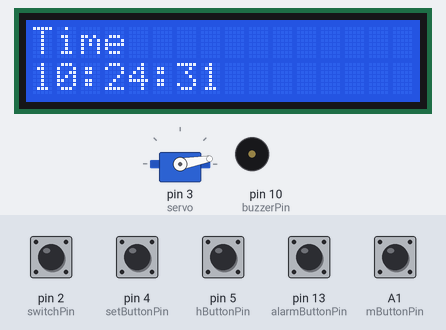
Simulated run of this sketch. Board: Arduino Uno, built with avr-gcc and run on an emulated ATmega328P. On the bench: servo, 16×2 character LCD, buzzer (waves = sounding, pin HIGH). Inputs (shaded band) come from the test bench; at power-on: pin 2 (switchPin) HIGH, A1 (mButtonPin), pin 4 (setButtonPin), pin 5 (hButtonPin), pin 13 (alarmButtonPin) LOW. The local clock reads 2024-03-15 10:24:30 at power-on unless the sketch sets it.

Above: at 1.2 s.
1.3 s: pin 2 (switchPin) pulled LOW for 0.15 s
At 1.38 s:
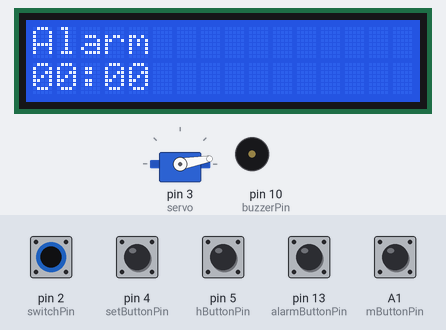
2.9 s: pin 4 (setButtonPin) pulled HIGH for 0.15 s
At 3.6 s:
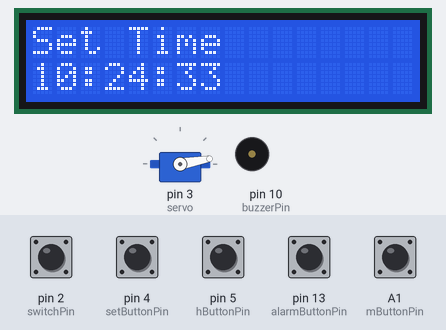
6.0 s: pin 2 (switchPin) pulled LOW for 1 s
At 7.8 s:
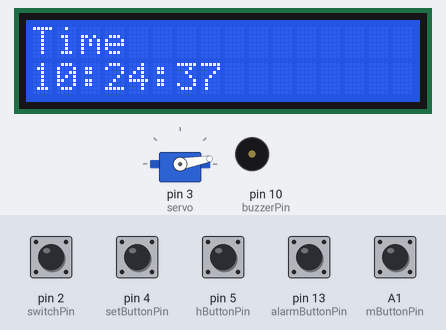
9.5 s: pin 4 (setButtonPin) pulled HIGH for 1 s
At 10.8 s:
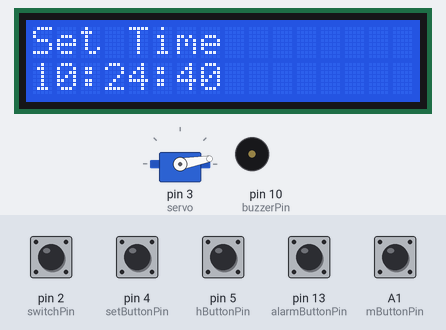
12.0 s: pin 5 (hButtonPin) pulled HIGH for 0.15 s
At 12.8 s:
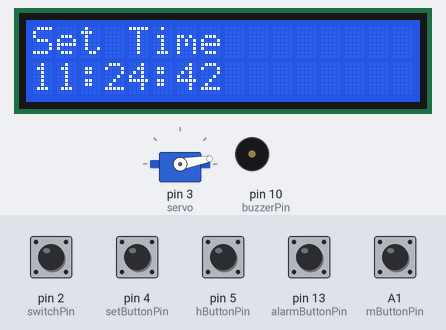
13.6 s: A1 (mButtonPin) pulled HIGH for 0.15 s
At 14.3 s:
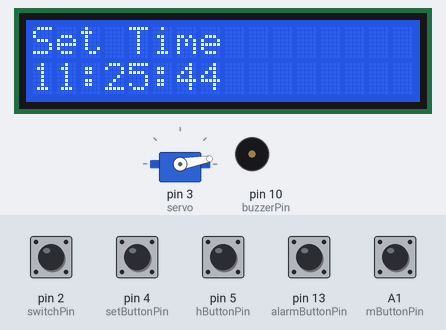
Timing chart, 0 to 16.5 s (numbered marks = the images above; inputs shaded):
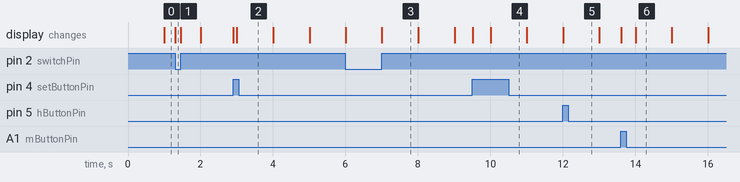

Measured:
- after the input at 1.3 s, the display: changes at once (image 1)
- after the input at 2.9 s, the display: first changes at once (image 2 shows a later state)
- after the input at 6.0 s, the display: first changes at once (image 3 shows a later state)
- after the input at 9.5 s, the display: first changes at once (image 4 shows a later state)
- what the display in image 3 shows lasts 1.0 s, from 7.0 s to 8.0 s

The sketch:

display_clock.ino
```cpp
// include the library code:
#include <LiquidCrystal.h>
#include "Sodaq_DS3231.h"
#include <Servo.h>
#include <Wire.h>


// initialize the library with the numbers of the interface pins
//           lcd(RS, E, D4, D5, D6, D7)
LiquidCrystal lcd(12, 11, 9, 8, 7, 6);

// Helper enum to clean things up
typedef enum {
    TIME,
    ALARM,
    SET_TIME,
    SET_ALARM,
    RINGING
} ClockState;
///////////////////////////////////////////

// Initialize c_mode
ClockState c_mode = TIME;
///////////////////////////////////////////

// The different times that are used
DateTime nowAlarm;
DateTime newAlarm;
DateTime nowTime;
DateTime newTime;
///////////////////////////////////////////

// Helper variables for the buttons
unsigned long newMillis = 0;
unsigned long oldMillis = 0;
///////////////////////////////////////////

// Initialize hours and minutes
uint8_t hh = 0;
uint8_t mm = 0;
///////////////////////////////////////////

// Define the servo with its start and end position
Servo servo;
const int servoStart = 10;
const int servoEnd = 60;
boolean isMoving = false;
///////////////////////////////////////////

// Define the pins used in this setup
const int buzzerPin = 10;
const int alarmButtonPin = 13;
const int mButtonPin = A1;
const int hButtonPin = 5;
const int setButtonPin = 4;
const int switchPin = 2;
///////////////////////////////////////////

// Define booleans for program flow
boolean setButtonPressed = false;
boolean alarmButtonPressed = false;
boolean mButtonPressed = false;
boolean hButtonPressed = false;
boolean switchOn = false;
boolean isRinging = false;
///////////////////////////////////////////


/**
 * Set all the pins. Activate servo. Check buttons and put clock into correct state.
 */
void setup()
{
    pinMode(buzzerPin, OUTPUT);
    pinMode(setButtonPin, INPUT);
    pinMode(mButtonPin, INPUT);
    pinMode(hButtonPin, INPUT);
    pinMode(alarmButtonPin, INPUT);
    pinMode(switchPin, INPUT);

    servo.attach(3);
    servo.write(servoStart);

    if(digitalRead(switchPin) == LOW) {
        switchOn = true;
    }
    if(digitalRead(setButtonPin) == HIGH) {
        setButtonPressed = true;
    }
    if(digitalRead(mButtonPin) == HIGH) {
        mButtonPressed = true;
    }
    if(digitalRead(hButtonPin) == HIGH) {
        hButtonPressed = true;
    }
    if(digitalRead(alarmButtonPin) == HIGH) {
        alarmButtonPressed = true;
    }

    // Initialize the rtc object
    lcd.begin(16, 2);
    Wire.begin();
    rtc.begin();
    nowTime = rtc.now();
    newTime = nowTime;
    hh = nowTime.hour();
    mm = nowTime.minute();
}

/**
 * Get current time. Depending on user interaction decide what to do.
 * Wait 1 ms for stability purposes
 */
void loop()
{
    nowTime = rtc.now();
    checkSwitch();
    checkSetButton();
    checkAlarmButton();
    performMode();
    delay(1);
}

/**
 * Depending on what mode the clock is in and what user interaction has happened
 * perform action relating to changing mode and turning on or off alarm
 */
void performMode() { // Call from loop
    if(nowAlarm.hour() == nowTime.hour() && nowAlarm.minute() == nowTime.minute() && nowAlarm.second() == nowTime.second()) {
        c_mode = RINGING;
        newMillis = millis();
        oldMillis = newMillis;
    }
    if(c_mode == RINGING) {
        playAlarm();
        servoRelease();
        newMillis = millis();
        if(newMillis - oldMillis > 1000) {
            servoBlock();
        }
    }
    if(c_mode == TIME) {
        displayTime();
    } else if(c_mode == ALARM) {
        displayAlarmTime();
    } else if(c_mode == SET_TIME) {
        checkMButton();
        checkHButton();
        displaySetTime();
    } else if(c_mode == SET_ALARM) {
        checkMButton();
        checkHButton();
        displaySetAlarm();
    }
}

/**
 * Checks to see if switch changed position
 */
void checkSwitch() { // Call from loop
    if(digitalRead(switchPin) == HIGH && !switchOn) {
        c_mode = TIME;
        switchOn = true;
    } else if(digitalRead(switchPin) == LOW && switchOn) {
        c_mode = ALARM;
        switchOn = false;
    }
}

/**
 * Checks if set button is pressed and puts clock into appropriate state.
 */
void checkSetButton() { // Call from loop
    if(digitalRead(setButtonPin) == HIGH && !setButtonPressed){
        setButtonPressed = true;
        if(c_mode == TIME || c_mode == ALARM){
            if(c_mode == TIME) {
                hh = nowTime.hour();
                mm = nowTime.minute();
                c_mode = SET_TIME;
            } else if(c_mode == ALARM) {
                hh = nowAlarm.hour();
                mm = nowAlarm.minute();
                c_mode = SET_ALARM;
            }
        } else if(c_mode == SET_TIME || c_mode == SET_ALARM){
            if(c_mode == SET_TIME) {
                updateTime();
                c_mode = TIME;
            } else {
                updateAlarm();
                c_mode = ALARM;
            }
        }
    }
    if(digitalRead(setButtonPin) == LOW && setButtonPressed){
        setButtonPressed = false;
    }
}

/**
 * Checks if minute button is pressed. if pressed increment global minute.
 */
void checkMButton() {
    if(digitalRead(mButtonPin) == HIGH && mButtonPressed){
        if(mm == 59)
        {
            mm = 0;
        }
        else
        {
            mm += 1;
        }
        mButtonPressed = false;
    }
    else if(digitalRead(mButtonPin) == LOW && !mButtonPressed){
        mButtonPressed = true;
    }
}

/**
 * Checks if hour button is pressed. if pressed increment global hour.
 */
void checkHButton() {
    if(digitalRead(hButtonPin) == HIGH && hButtonPressed){
        if(hh == 23)
        {
            hh = 0;
        }
        else
        {
            hh += 1;
        }
        hButtonPressed = false;
    }
    else if(digitalRead(hButtonPin) == LOW && !hButtonPressed){
        //playAlarm();
        hButtonPressed = true;
    }
}

/**
 * Checks if alarm button is pressed. Used to stop alarm
 */
void checkAlarmButton() {
    if(digitalRead(alarmButtonPin) == HIGH && alarmButtonPressed){
        stopAlarm();
        alarmButtonPressed = false;
    }
    else if(digitalRead(alarmButtonPin) == LOW && !alarmButtonPressed){
        alarmButtonPressed = true;
    }
}

/**
 * Helper method to move servo
 */
void servoRelease() {
    if(isMoving) {
       return;
    }
    servo.write(servoEnd);
    isMoving = true;
}

/**
 * Helper method to stop servo
 */
void servoBlock() {
    servo.write(servoStart);
    isMoving = false;
    c_mode = TIME;
}

/**
 * Helper method to play alarm sound (1 kHz)
 */
void playAlarm() {
    if(isRinging)
        return;
    newMillis = millis();
    oldMillis = newMillis;
    tone(buzzerPin, 1000);
    isRinging = true;
}

/**
 * Helper method to stop alarm sound
 */
void stopAlarm() {
    noTone(buzzerPin);
    isRinging = false;
}

/**
 * Helper method to display the set alarm time
 */
void displayAlarmTime(){
    lcd.setCursor(0,0);
    lcd.print("Alarm    ");
    lcd.setCursor(0,1);
    lcd.print(alarmToString(nowAlarm.hour(), nowAlarm.minute()));
}

/**
 * Helper method to display the current time
 */
void displayTime() {
    lcd.setCursor(0,0);
    lcd.print("Time     ");
    lcd.setCursor(0,1);
    lcd.print(timeToString(nowTime.hour(), nowTime.minute(), nowTime.second()));
}

/**
 * Helper method to display the set time when editing time.
 */
void displaySetTime(){
    lcd.setCursor(0,0);
    lcd.print("Set Time ");
    lcd.setCursor(0,1);
    lcd.print(timeToString(hh, mm, nowTime.second()));
}

/**
 * Helper method to display the set alarm time when editing alarm time.
 */
void displaySetAlarm(){
    lcd.setCursor(0,0);
    lcd.print("Set Alarm");
    lcd.setCursor(0,1);
    lcd.print(alarmToString(hh, mm));
}

/**
 * Conversion of time to string so output can be handled properly by lcd display
 */
String timeToString(uint8_t hh, uint8_t mm, uint8_t ss){
    String out = "";
    if(hh < 10){
        out = out + "0";
    }
    out = out + String(hh);
    out = out + ":";
    if(mm < 10) {
        out = out + "0";
    }
    out = out + String(mm);
    out = out + ":";
    if(ss < 10) {
        out = out + "0";
    }
    out = out + String(ss);
    return out;
}

/**
 * Conversion of alarm time to string so output can be handled properly by lcd display
 */
String alarmToString(uint8_t hh, uint8_t mm){
    String out = "";
    if(hh < 10){
        out = out + "0";
    }
    out = out + String(hh);
    out = out + ":";
    if(mm < 10) {
        out = out + "0";
    }
    out = out + String(mm);
    out = out + "   ";
    return out;
}

/**
 * Helper method to update time.
 */
void updateTime(){
    newTime = DateTime(nowTime.year(), nowTime.month(), nowTime.date(), hh, mm, nowTime.second(), nowTime.dayOfWeek());
    rtc.setDateTime(newTime);
}

/**
 * Helper method to update alarm time.
 */
void updateAlarm(){
    nowAlarm = DateTime(nowAlarm.year(), nowAlarm.month(), nowAlarm.date(), hh, mm, 0, nowAlarm.dayOfWeek());
}
```
